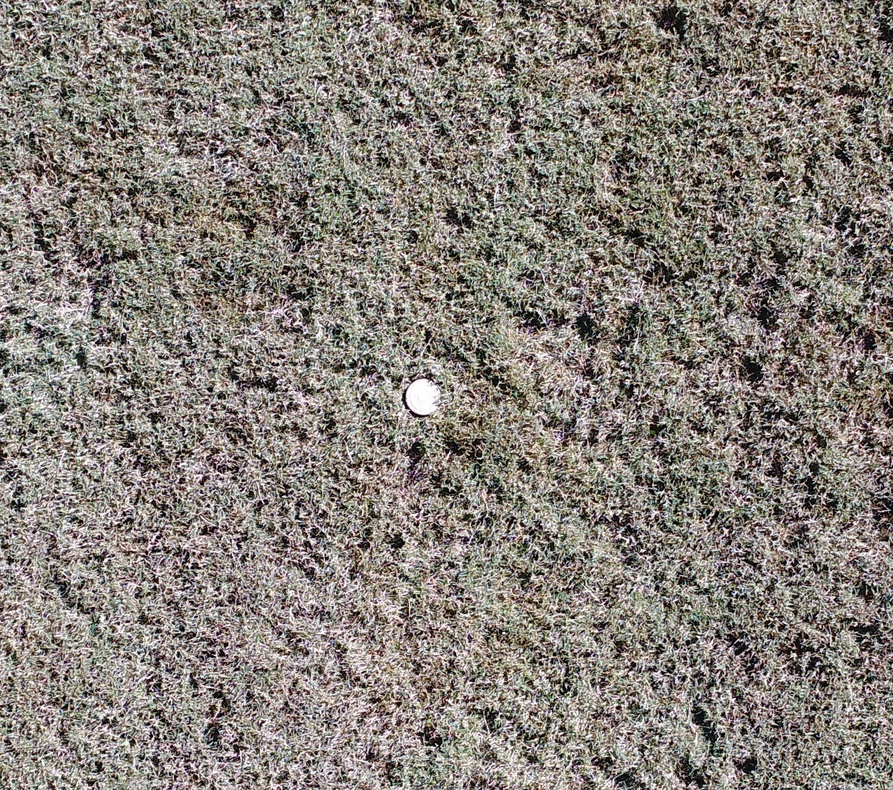
#> input picture Hough/test.jpg, 893 x 790 px, shrunk from 1611 x 1424 before the run
$ python Multi.py
#> lines starting #> are read from the running program, lines starting #| are printed output that depends on the picture
import cv2
import numpy as np

output = cv2.imread('test.jpg', cv2.IMREAD_ANYCOLOR)
#> output is the input picture: shape (790, 893, 3); mean B, G, R 121.3, 127.7, 134.5
orig = cv2.imread('test.jpg', cv2.IMREAD_ANYCOLOR)
h = np.size(orig, 0)
#> h = 790
w = np.size(orig, 1)
#> w = 893
size = h, w, 3
#> size = (790, 893, 3)
# create tmp images
bbb = np.zeros((h,w),np.uint8)
ggg = np.zeros((h,w),np.uint8)
rrr = np.zeros((h,w),np.uint8)
processed = np.zeros((h,w) ,np.uint8)
storage = np.zeros(size, dtype=np.float32)
#Create Filters
close_k = np.ones((20, 20), np.uint8)
open_k = np.ones((10, 10), np.uint8)

def channel_processing(channel):
    pass
    c = cv2.morphologyEx(channel, cv2.MORPH_CLOSE, close_k)
    o = cv2.morphologyEx(c, cv2.MORPH_OPEN, open_k)
    gauss = cv2.GaussianBlur(o, (7, 7), 15)
    th = cv2.threshold(gauss, 0, 255, cv2.THRESH_BINARY + cv2.THRESH_OTSU)
    cv2.imshow("1",th)


bbb,ggg,rrr = cv2.split(orig)
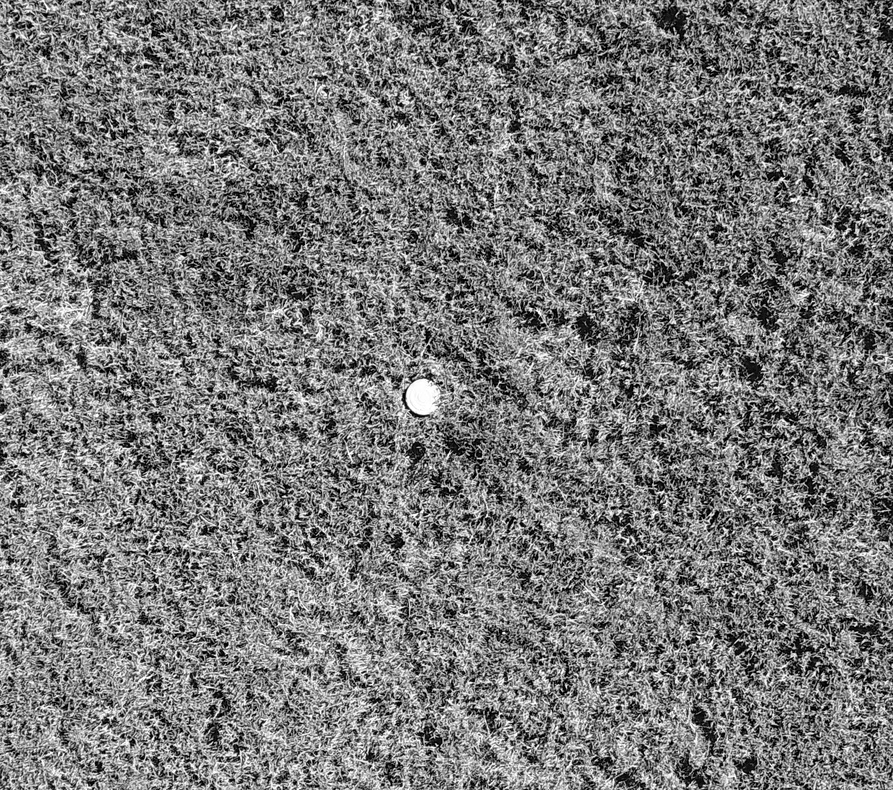
#> bbb: shape (790, 893); min 0, max 255, mean 121.3
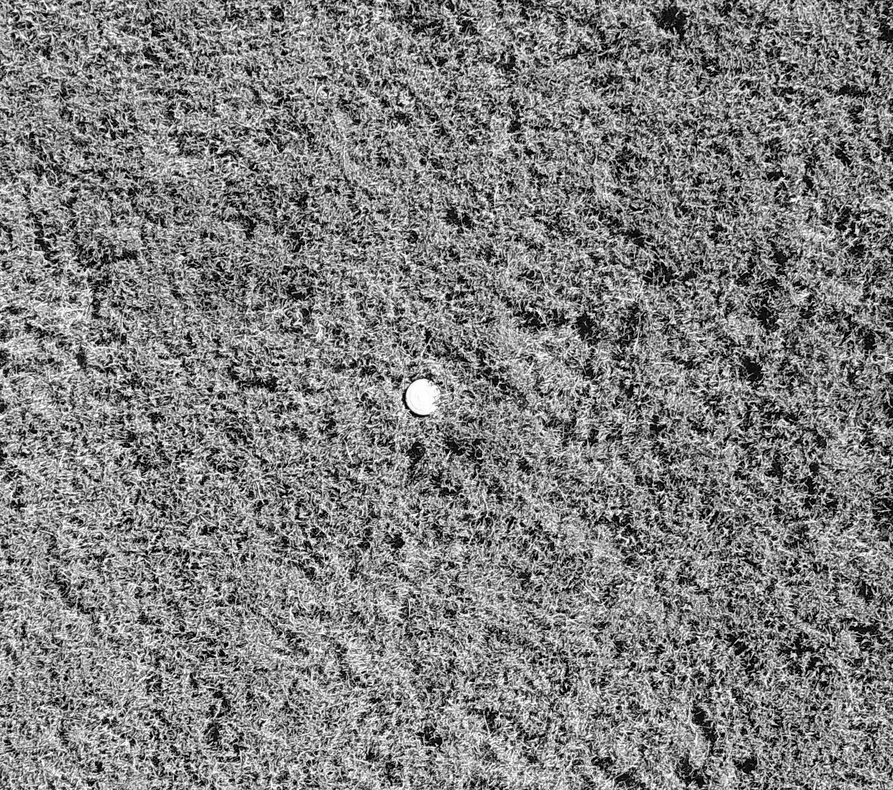
#> ggg: shape (790, 893); min 0, max 255, mean 127.7
#cv2.split(orig,rrr,ggg,bbb,None)
#process each component
channel_processing(rrr)
#> in channel_processing, `c = cv2.morphologyEx(channel, cv2.MORPH_CLOSE, close_k)`:
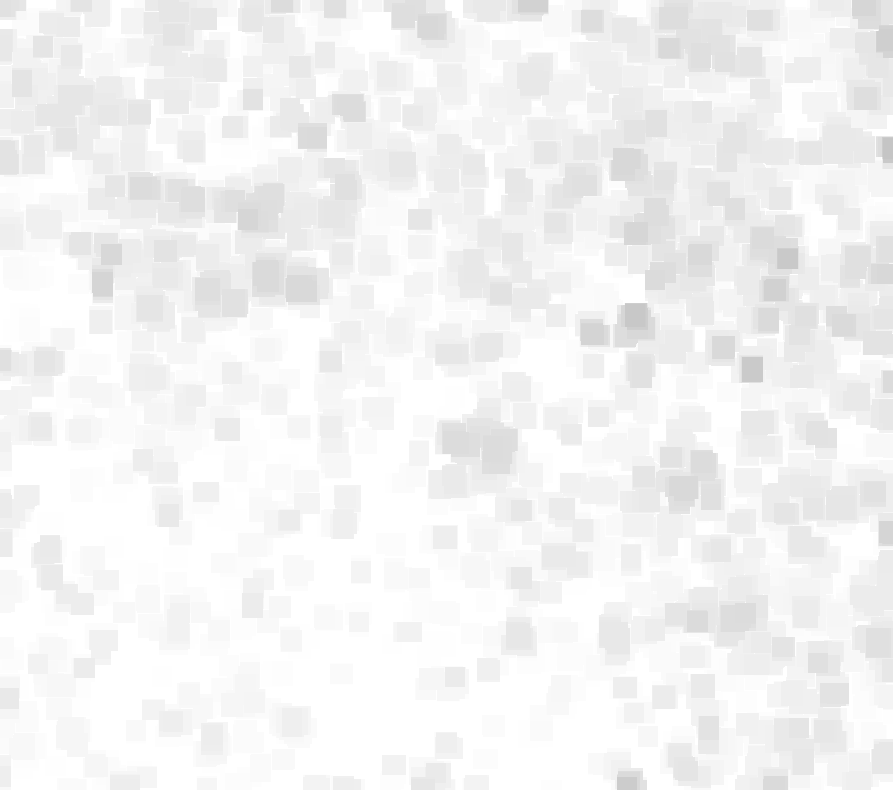
#> c: shape (790, 893); min 197, max 255, mean 243.4
channel_processing(ggg)
channel_processing(bbb)
#> in channel_processing (call 3), `c = cv2.morphologyEx(channel, cv2.MORPH_CLOSE, close_k)`:
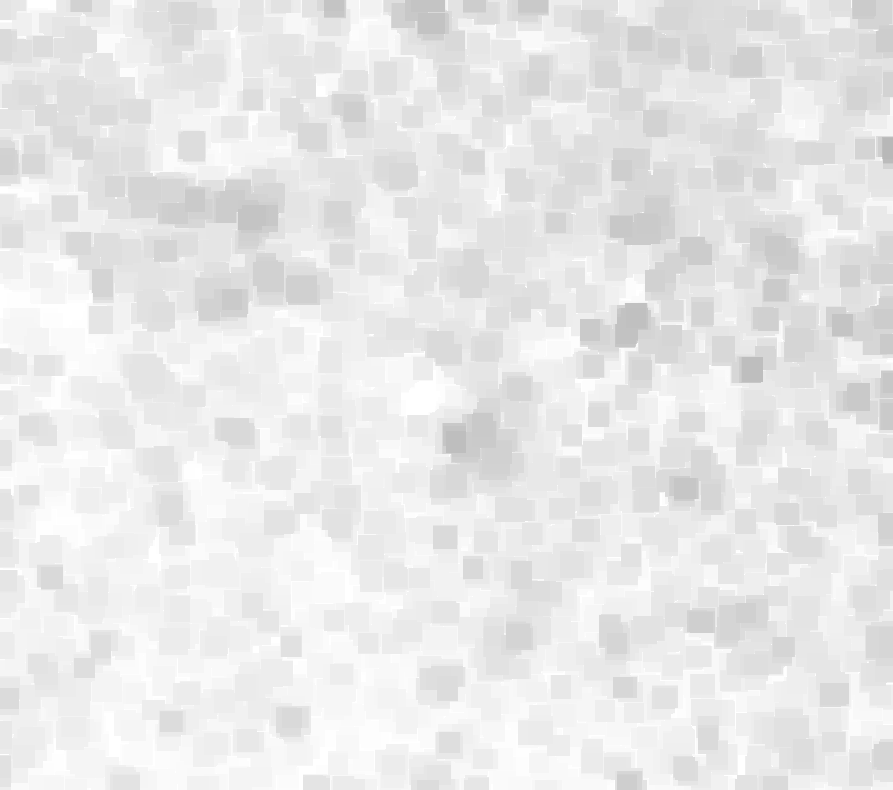
#> c: shape (790, 893); min 184, max 255, mean 232.5


processed = cv2.merge((bbb, ggg, rrr))
cv2.imwrite('combined.jpg', processed)
cv2.imshow("r",rrr)
